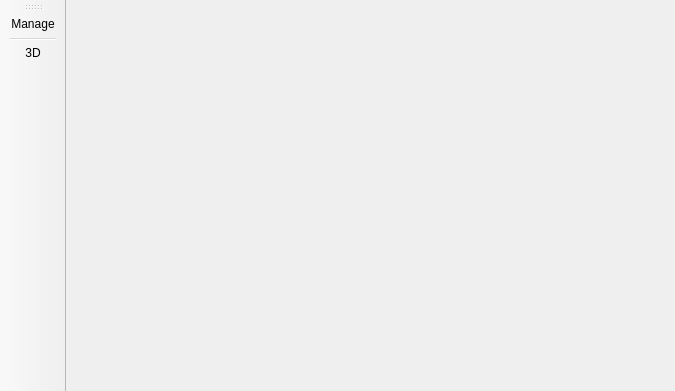
<?xml version="1.0" encoding="UTF-8"?>
<ui version="4.0">
 <class>MainWindow</class>
 <widget class="QMainWindow" name="MainWindow">
  <property name="geometry">
   <rect>
    <x>0</x>
    <y>0</y>
    <width>675</width>
    <height>391</height>
   </rect>
  </property>
  <property name="windowTitle">
   <string>MainWindow</string>
  </property>
  <widget class="QWidget" name="centralwidget">
   <layout class="QVBoxLayout" name="verticalLayout">
    <item>
     <widget class="QWidget" name="widget" native="true"/>
    </item>
   </layout>
  </widget>
  <widget class="QToolBar" name="toolBar">
   <property name="windowTitle">
    <string>toolBar</string>
   </property>
   <attribute name="toolBarArea">
    <enum>LeftToolBarArea</enum>
   </attribute>
   <attribute name="toolBarBreak">
    <bool>false</bool>
   </attribute>
   <addaction name="actionManage_2"/>
   <addaction name="separator"/>
   <addaction name="action3D_2"/>
  </widget>
  <widget class="QMenuBar" name="menuBar">
   <property name="geometry">
    <rect>
     <x>0</x>
     <y>0</y>
     <width>675</width>
     <height>17</height>
    </rect>
   </property>
  </widget>
  <action name="actionManage">
   <property name="text">
    <string>Manage</string>
   </property>
  </action>
  <action name="action3D">
   <property name="text">
    <string>3D</string>
   </property>
  </action>
  <action name="actionManage_2">
   <property name="text">
    <string>Manage</string>
   </property>
  </action>
  <action name="action3D_2">
   <property name="text">
    <string>3D</string>
   </property>
  </action>
 </widget>
 <resources/>
 <connections/>
</ui>
